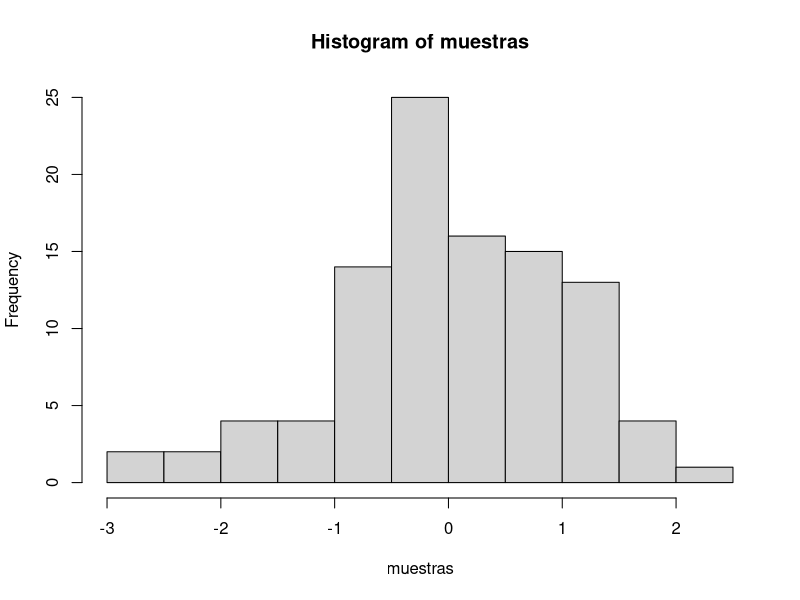

Recreate this plot in R.
## ---- chunk 1
knitr::opts_chunk$set(message=FALSE,warning=FALSE, cache=TRUE)
## ---- chunk 2
muestras <- rnorm(100, mean=0, sd=1)
hist(muestras)
